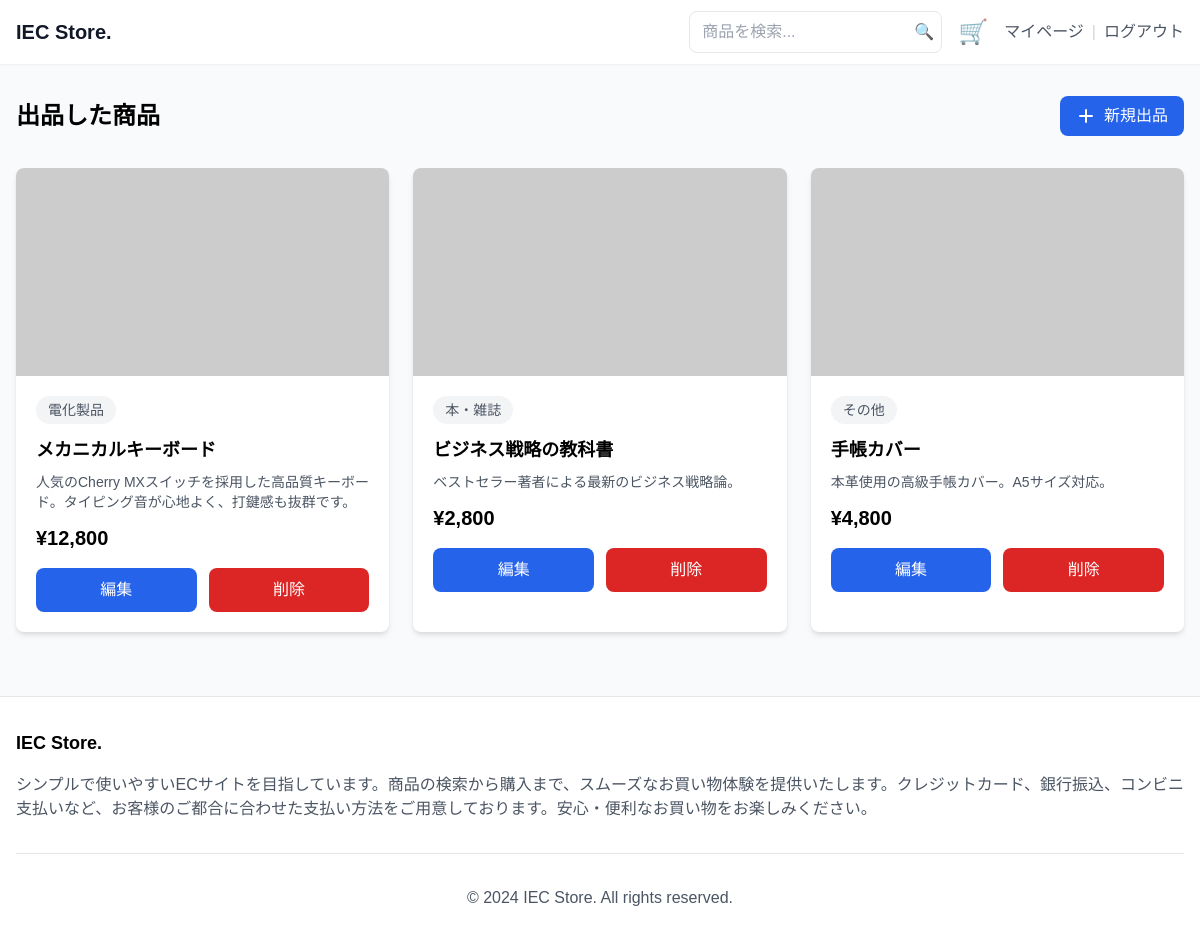
The app's page /profile.php (signed in) with its own data.
### tables this page shows
CREATE TABLE `products` (
  `id` int(11) NOT NULL,
  `user_id` int(11) NOT NULL,
  `name` varchar(100) NOT NULL,
  `description` text DEFAULT NULL,
  `price` int(11) NOT NULL,
  `image_path` varchar(255) DEFAULT NULL,
  `status` enum('active','sold','hidden') DEFAULT 'active',
  `created_at` timestamp NOT NULL DEFAULT current_timestamp(),
  `updated_at` timestamp NOT NULL DEFAULT current_timestamp() ON UPDATE current_timestamp(),
  `category_id` int(11) DEFAULT NULL
);

CREATE TABLE `categories` (
  `id` int(11) NOT NULL,
  `name` varchar(50) NOT NULL
);

### includes/functions.php (called while the page is built, shortened)
<?php
function h($str)
{
    return htmlspecialchars($str, ENT_QUOTES, 'UTF-8');
}
function format_price($price)
{
    return '¥' . number_format($price);
}

### profile.php (the view, shortened to what this page needs)
<?php
require_once 'includes/functions.php';
try {
    $pdo = get_db_connection();
    $stmt = $pdo->prepare("
        SELECT p.*, c.name as category_name
        FROM products p
        LEFT JOIN categories c ON p.category_id = c.id
        WHERE p.user_id = :user_id
        ORDER BY p.created_at DESC
    ");
    $stmt->execute([':user_id' => $_SESSION['user_id']]);
    $products = $stmt->fetchAll(PDO::FETCH_ASSOC);
} catch (PDOException $e) {
    exit('データベースエラー: ' . $e->getMessage());
}
include 'includes/head.php';
?>
<body class="bg-gray-50 flex flex-col min-h-screen">
    <?php include 'includes/header.php'; ?>
    <main class="max-w-7xl mx-auto px-4 py-6 sm:py-8">
        <div class="flex flex-col sm:flex-row sm:items-center sm:justify-between gap-4 mb-6 sm:mb-8">
            <h2 class="text-2xl font-bold">出品した商品</h2>
            <a href="create_product.php"
                class="inline-flex items-center justify-center px-4 py-3 sm:py-2 bg-blue-600 text-white rounded-lg hover:bg-blue-700 transition-colors duration-200">
                <svg xmlns="http://www.w3.org/2000/svg" class="h-5 w-5 mr-2" viewBox="0 0 20 20" fill="currentColor">
                    <path fill-rule="evenodd" d="M10 3a1 1 0 011 1v5h5a1 1 0 110 2h-5v5a1 1 0 11-2 0v-5H4a1 1 0 110-2h5V4a1 1 0 011-1z" clip-rule="evenodd" />
                </svg>
                新規出品
            </a>
        </div>
        <?php if (empty($products)): ?>
            <div class="bg-white rounded-lg shadow-md p-6 sm:p-8 text-center">
                <p class="text-gray-600 mb-6">出品した商品はありません</p>
                <a href="create_product.php"
                    class="inline-flex items-center justify-center px-6 py-3 bg-blue-600 text-white rounded-lg hover:bg-blue-700 transition-colors duration-200">
                    <svg xmlns="http://www.w3.org/2000/svg" class="h-5 w-5 mr-2" viewBox="0 0 20 20" fill="currentColor">
                        <path fill-rule="evenodd" d="M10 3a1 1 0 011 1v5h5a1 1 0 110 2h-5v5a1 1 0 11-2 0v-5H4a1 1 0 110-2h5V4a1 1 0 011-1z" clip-rule="evenodd" />
                    </svg>
                    商品を出品する
                </a>
            </div>
        <?php else: ?>
            <div class="grid grid-cols-1 sm:grid-cols-2 lg:grid-cols-3 xl:grid-cols-4 gap-4 sm:gap-6">
                <?php foreach ($products as $product): ?>
                    <div class="bg-white rounded-lg shadow-md hover:shadow-lg transition-shadow duration-200">
                        <img src="<?php echo h($product['image_path']); ?>"
                            alt="<?php echo h($product['name']); ?>"
                            class="w-full h-48 sm:h-52 object-cover rounded-t-lg">
                        <div class="p-4 sm:p-5">
                            <div class="mb-3">
                                <span class="inline-block bg-gray-100 rounded-full px-3 py-1 text-sm text-gray-600">
                                    <?php echo h($product['category_name']); ?>
                                </span>
                            </div>
                            <h3 class="text-lg font-semibold mb-2 line-clamp-2">
                                <?php echo h($product['name']); ?>
                            </h3>
                            <p class="text-gray-600 mb-3 text-sm line-clamp-2">
                                <?php echo h($product['description']); ?>
                            </p>
                            <p class="text-xl font-bold mb-4">
                                <?php echo format_price($product['price']); ?>
                            </p>
                            <div class="flex gap-3">
                                <a href="edit_product.php?id=<?php echo $product['id']; ?>"
                                    class="flex-1 bg-blue-600 text-white py-3 sm:py-2.5 rounded-lg text-center hover:bg-blue-700 transition-colors duration-200">
                                    編集
                                </a>
                                <a href="delete_product.php?id=<?php echo $product['id']; ?>"
                                    onclick="return confirm('本当に削除しますか？')"
                                    class="flex-1 bg-red-600 text-white py-3 sm:py-2.5 rounded-lg text-center hover:bg-red-700 transition-colors duration-200">
                                    削除
                                </a>
                            </div>
                        </div>
                    </div>
                <?php endforeach; ?>
            </div>
        <?php endif; ?>
    </main>
    <?php include 'includes/footer.php'; ?>
</body>
</html>

### includes/head.php (shortened to what this page needs)
<!DOCTYPE html>
<html lang="ja">
<head>
    <link href="https://cdn.jsdelivr.net/npm/tailwindcss@2.2.19/dist/tailwind.min.css" rel="stylesheet">
    <link href="style.css" rel="stylesheet">
</head>

### includes/header.php (shortened to what this page needs)
<header class="bg-white shadow-sm">
    <div class="max-w-7xl mx-auto px-4">
        <div class="flex justify-between items-center h-16">
            <a href="index.php" class="flex items-center">
                <span class="text-xl font-bold text-gray-900">IEC Store.</span>
            </a>
            <div class="flex items-center gap-4">
                <form action="search.php" method="GET" class="relative">
                    <input
                        type="text"
                        name="q"
                        placeholder="商品を検索..."
                        class="pl-3 pr-8 py-2 border rounded-lg focus:outline-none focus:border-blue-500">
                    <button type="submit" class="absolute right-2 top-1/2 transform -translate-y-1/2">
                        🔍
                    </button>
                </form>
                <?php if (isset($_SESSION['user_id'])): ?>
                    <a href="cart.php" class="relative">
                        <span class="text-2xl">🛒</span>
                    </a>
                <?php endif; ?>
                <?php if (isset($_SESSION['user_id'])): ?>
                    <div class="flex items-center gap-2">
                        <a href="profile.php" class="text-gray-600 hover:text-gray-800">
                            マイページ
                        </a>
                        <span class="text-gray-300">|</span>
                        <a href="logout.php" class="text-gray-600 hover:text-gray-800">
                            ログアウト
                        </a>
                    </div>
                <?php endif; ?>
            </div>
        </div>
    </div>
</header>

### includes/footer.php
<footer class="bg-white mt-8 border-t">
    <div class="max-w-7xl mx-auto px-4 py-8">
        <div class="grid grid-cols-1 gap-8">
            <div>
                <h3 class="text-lg font-semibold mb-4">IEC Store.</h3>
                <p class="text-gray-600">シンプルで使いやすいECサイトを目指しています。商品の検索から購入まで、スムーズなお買い物体験を提供いたします。クレジットカード、銀行振込、コンビニ支払いなど、お客様のご都合に合わせた支払い方法をご用意しております。安心・便利なお買い物をお楽しみください。</p>
            </div>
        </div>
        <div class="mt-8 pt-8 border-t text-center text-gray-600">
            <p>&copy; <?php echo date('Y'); ?> IEC Store. All rights reserved.</p>
        </div>
    </div>
</footer>

### style.css (style rules this page uses)
body { font-family: "Noto Sans JP", sans-serif; margin: 0; padding: 0; box-sizing: border-box; }

### records on screen
products: category.name "電化製品", name "メカニカルキーボード", description "人気のCherry MXスイッチを採用した高品質キーボード。タイピング音が心地よく、打鍵感も抜群です。", price "¥12,800"
products: category.name "本・雑誌", name "ビジネス戦略の教科書", description "ベストセラー著者による最新のビジネス戦略論。", price "¥2,800"
products: category.name "その他", name "手帳カバー", description "本革使用の高級手帳カバー。A5サイズ対応。", price "¥4,800"
